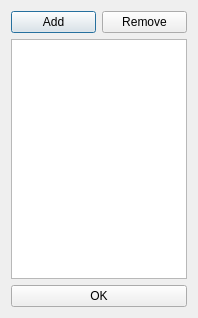
<?xml version="1.0" encoding="UTF-8"?>
<ui version="4.0">
 <class>CamerasDialog</class>
 <widget class="QDialog" name="CamerasDialog">
  <property name="geometry">
   <rect>
    <x>0</x>
    <y>0</y>
    <width>198</width>
    <height>318</height>
   </rect>
  </property>
  <property name="windowTitle">
   <string>CamerasDialog</string>
  </property>
  <layout class="QVBoxLayout" name="verticalLayout_2">
   <item>
    <layout class="QVBoxLayout" name="verticalLayout">
     <item>
      <layout class="QHBoxLayout" name="horizontalLayout">
       <item>
        <widget class="QPushButton" name="addCameraButton">
         <property name="text">
          <string>Add</string>
         </property>
        </widget>
       </item>
       <item>
        <widget class="QPushButton" name="removeCamerasButton">
         <property name="text">
          <string>Remove</string>
         </property>
        </widget>
       </item>
      </layout>
     </item>
     <item>
      <widget class="QListWidget" name="cameraList">
       <property name="selectionMode">
        <enum>QAbstractItemView::ExtendedSelection</enum>
       </property>
      </widget>
     </item>
    </layout>
   </item>
   <item>
    <widget class="QPushButton" name="OKButton">
     <property name="text">
      <string>OK</string>
     </property>
    </widget>
   </item>
  </layout>
 </widget>
 <resources/>
 <connections>
  <connection>
   <sender>OKButton</sender>
   <signal>clicked()</signal>
   <receiver>CamerasDialog</receiver>
   <slot>accept()</slot>
   <hints>
    <hint type="sourcelabel">
     <x>115</x>
     <y>407</y>
    </hint>
    <hint type="destinationlabel">
     <x>115</x>
     <y>214</y>
    </hint>
   </hints>
  </connection>
 </connections>
</ui>
